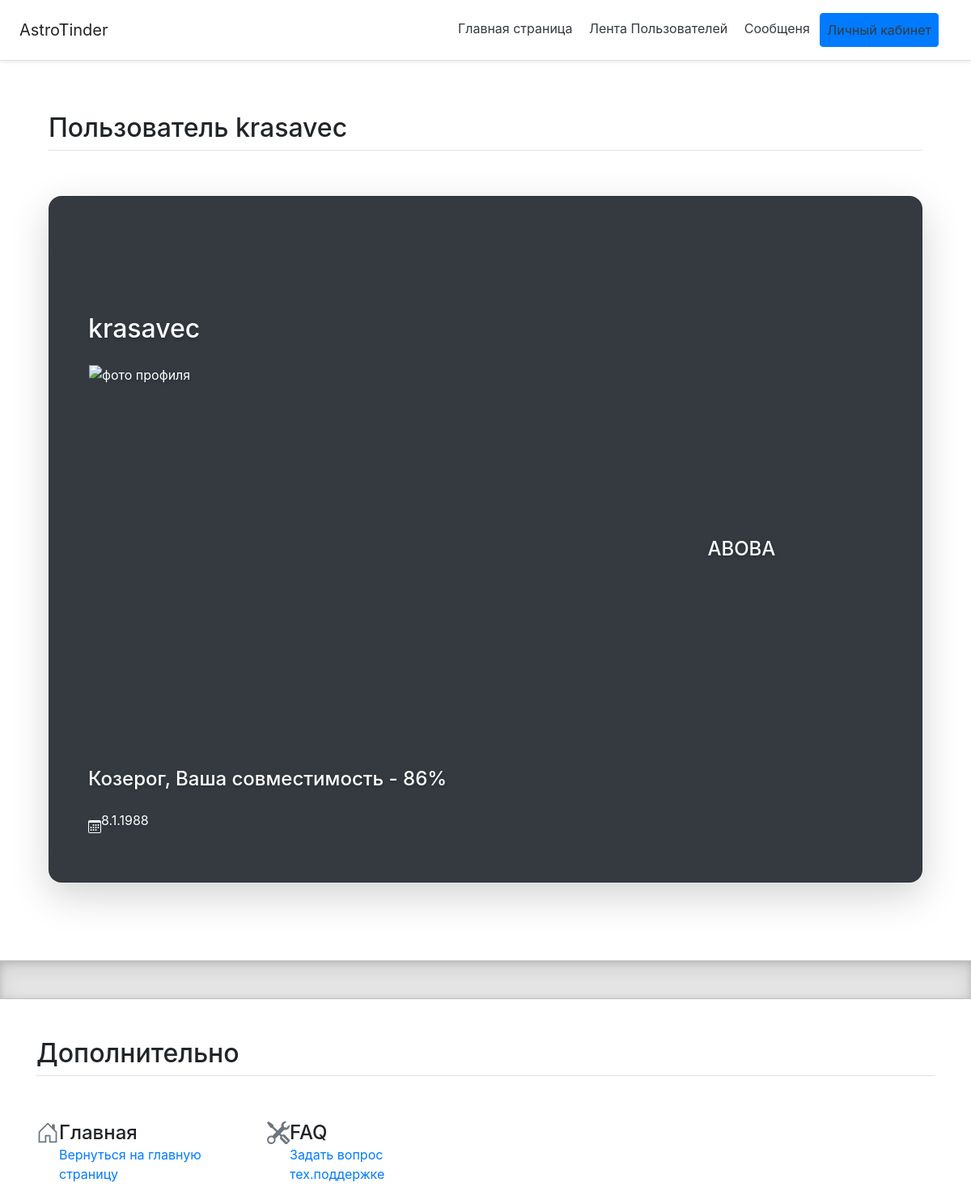
The app's page /users/5 (signed in) with its own data.
### data/users.py (models this page shows, shortened)
class User(SqlAlchemyBase, UserMixin):
    __tablename__ = 'users'
    id = sqlalchemy.Column(sqlalchemy.Integer,
                           primary_key=True, autoincrement=True)
    name = sqlalchemy.Column(sqlalchemy.String, nullable=True)
    about = sqlalchemy.Column(sqlalchemy.String, nullable=True)
    email = sqlalchemy.Column(sqlalchemy.String,
                              index=True, unique=True, nullable=True)
    hashed_password = sqlalchemy.Column(sqlalchemy.String, nullable=False)
    created_date = sqlalchemy.Column(sqlalchemy.DateTime,
                                     default=datetime.datetime.now)
    news = orm.relation("News", back_populates='user')
    birth_day_date = sqlalchemy.Column(sqlalchemy.Integer, nullable=False)

### main.py (the view)
@app.route("/users/<int:id>")
@login_required
def user(id):
    db_sess = db_session.create_session()
    z_user = db_sess.query(User).filter(User.id == id).first()
    zz = []
    user = db_sess.query(User).filter(User.id == current_user.get_id()).first()
    zz.append(f"{check_z(z_user.birth_day_date)}, Ваша совместимость -  {sov(check_z(z_user.birth_day_date), user.birth_day_date)}%")
    print(user.name, z_user.name, current_user.get_id(), z_user.id)
    return render_template("us_detail.html", us=z_user, zz=zz, title=user.name, current_user_id=current_user.get_id())

### data/db_session.py (called while the page is built)
def create_session() -> Session:
    global __factory
    return __factory()

### forms/load_user.py (called while the page is built)
@login_manager.user_loader
def load_user(user_id):
    print("load_user")
    db_sess = db_session.create_session()
    return UserLogin().fromDB(user_id, db_sess)

    def fromDB(self, user_id, db_s):
        self.__user = db_s.query(User).filter(User.id == user_id).first()
        return self

    def get_id(self):
        return str(self.__user.id)

### main.py (called while the page is built)
@app.after_request
def redirect_to_signin(response):
    if response.status_code == 401:
        return redirect(url_for("login") + '?next' + request.url)
    return response

### sovm.py (called while the page is built)
def check_z(z, n=False):
    from datetime import datetime
    import bisect
    tdays = [19, 49, 80, 110, 141, 173, 204,
             235, 256, 296, 327, 356, 366]
    zod = ["Козерог", "Водолей", "Рыбы", "Овен",
           "Телец", "Близнецы", "Рак", "Лев",
           "Дева", "Весы", "Скорпион",
           "Стрелец", "Козерог"]
    if z == None:
        d, m, g = 10, 10, 10
    else:
        d, m, g = map(int, str(z).split("."))
    if n:
        return (zod.index(check_z(z)))
    return (zod[bisect.bisect_left(tdays, (datetime(2020, m, d) - datetime(2019, 12, 31)).days)])

### templates/us_detail.html (shortened to what this page needs)
{% extends "bbase.html" %}
{% block content %}
<div class="container py-5" id="custom-cards">
    <h2 class="pb-2 border-bottom">Пользователь {{us.name}}</h2>
    <div class="row row-cols-0 align-items-stretch py-5">
        <div class="col">
            <div class="card card-cover h-100 overflow-hidden text-white bg-dark rounded-5 shadow-lg">
                <div class="d-flex flex-column h-100 p-5 pb-3 text-white text-shadow-1">
                    <h2 class="pt-5 mt-5 mb-4 display-6 lh-1 fw-bold">{{us.name}}</h2>
                    <table>
                        <tr>
                            <td>
                                <img src="/static/img/photo{{us.id}}.jpg" align="left" alt="фото профиля" width="300"
                                     height="400">
                            </td>
                            <td>
                                <ul class="d-flex list-unstyled mt-auto">
                                    <h4 class="pt-5 mt-5 mb-4 display-6 lh-1 fw-bold" align="right">{{us.about}}</h4>
                                </ul>
                            </td>
                        </tr>
                    </table>
                    {% if us.id == current_user_id %}
                    <h4 class="pt-5 mt-5 mb-4 display-6 lh-1 fw-bold">
                        Вы - саманеотразимость, ваша совместимость c самим собой - 1000%! </h4>
                    {% else %}
                    <h4 class="pt-5 mt-5 mb-4 display-6 lh-1 fw-bold">{{zz[0]}}</h4>
                    {% endif %}
                    <li class="d-flex align-items-center">
                        <svg class="bi me-2" width="1em" height="1em">
                            <use xlink:href="#calendar3"/>
                        </svg>
                        <p>{{us.birth_day_date}}</p>
                    </li>
                </div>
            </div>
        </div>
    </div>
</div>
{% endblock%}

### static/css/features.css (style rules this page uses)
.bi { vertical-align: -.125em; fill: currentColor; }
.rounded-5 { border-radius: 1rem; }
.text-shadow-1 { text-shadow: 0 .125rem .25rem rgba(0, 0, 0, .25); }
.card-cover { background-repeat: no-repeat; background-position: center center; background-size: cover; }

### records on screen
User: name "krasavec", about "ABOBA", birth_day_date "8.1.1988"

### other values on screen
{{ zz[0] }} "Козерог, Ваша совместимость - 86%"
